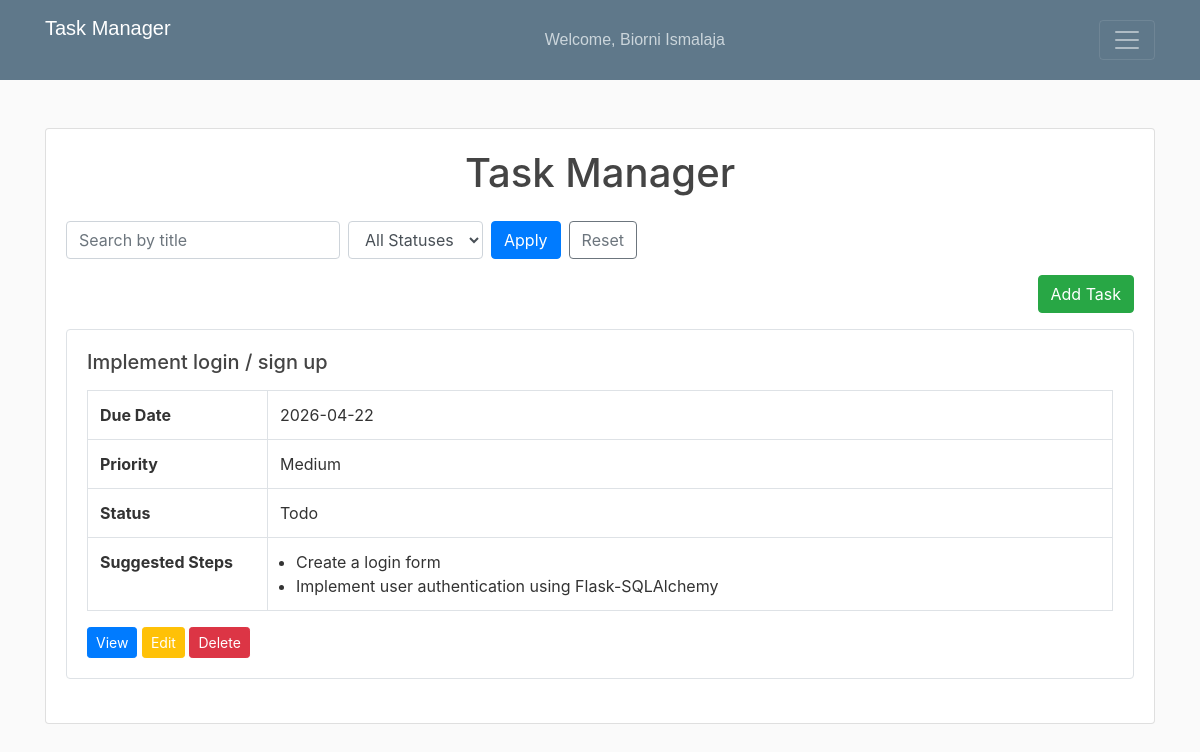
The app's page /dashboard (signed in) with its own data.
### tables this page shows
CREATE TABLE users (
        id INTEGER PRIMARY KEY AUTOINCREMENT,
        first_name TEXT NOT NULL,
        last_name TEXT NOT NULL,
        email TEXT NOT NULL UNIQUE,
        password TEXT NOT NULL,
        created_at DATETIME DEFAULT CURRENT_TIMESTAMP,
        updated_at DATETIME DEFAULT CURRENT_TIMESTAMP
    );

CREATE TABLE tasks (
        id INTEGER PRIMARY KEY AUTOINCREMENT,
        user_id INTEGER NOT NULL,
        title TEXT NOT NULL,
        description TEXT NOT NULL,
        due_date TEXT NOT NULL,
        priority TEXT NOT NULL,
        status TEXT NOT NULL,
        created_at TEXT NOT NULL,
        updated_at TEXT NOT NULL
    , suggested_steps TEXT);

### flask_app/controllers/tasks.py (the view)
@app.route("/dashboard", methods=["GET"])
@login_required
def dashboard():
    status_filter = request.args.get("status", "all")
    search_term = request.args.get("search", "").strip()
    tasks = Task.get_all(session["user_id"], status_filter, search_term)
    return render_template(
        "dashboard.html",
        tasks=tasks,
        status_filter=status_filter,
        search_term=search_term,
    )

### flask_app/config/sqliteconnection.py (called while the page is built)
def _get_connection():
    connection = sqlite3.connect(DB_PATH)
    connection.row_factory = sqlite3.Row
    return connection

def connect_to_sqlite():
    return SQLiteConnection()

    def query_db(self, query, data=None):
        params = data or {}
        with _get_connection() as connection:
            cursor = connection.cursor()
            cursor.execute(query, params)
            statement = query.strip().lower()
            if statement.startswith("insert"):
                connection.commit()
                return cursor.lastrowid
            if statement.startswith("select"):
                rows = cursor.fetchall()
                return [dict(row) for row in rows]
            connection.commit()
            return cursor.rowcount

### flask_app/controllers/users.py (called while the page is built)
def login_required(f):
    @wraps(f)
    def decorated_function(*args, **kwargs):
        if 'user_id' not in session:
            return redirect('/loginpage')
        return f(*args, **kwargs)
    return decorated_function

@app.context_processor
def inject_user():
    if 'user_id' in session:
        user = User.get_by_id({'id': session['user_id']})
        return {'current_user': user}
    return {'current_user': None}

### flask_app/models/task.py (called while the page is built)
    @staticmethod
    def _normalize_steps(raw_steps):
        if not raw_steps:
            return []
        parsed = raw_steps
        if isinstance(raw_steps, str):
            try:
                parsed = json.loads(raw_steps)
            except json.JSONDecodeError:
                return []
        if not isinstance(parsed, list):
            return []
        cleaned_steps = []
        for step in parsed:
            if not isinstance(step, str):
                continue
            normalized = step.strip()
            if normalized:
                cleaned_steps.append(normalized)
        return cleaned_steps[:10]

### flask_app/models/user.py (called while the page is built)
    @classmethod
    def get_by_id(cls, data):
        query = "SELECT * FROM users WHERE id = :id;"
        result = connect_to_sqlite().query_db(query, data)
        if not result:
            return None
        return cls(result[0])

### flask_app/templates/dashboard.html (shortened to what this page needs)
{% extends "layout.html" %}
{% block content %}
<div class="container mt-5">
    <div class="card shadow">
        <div class="card-body">
            <h1 class="text-center mb-4">Task Manager</h1>
            <form class="form-inline mb-3" method="GET" action="/dashboard">
                <input
                    class="form-control mr-2"
                    type="text"
                    name="search"
                    placeholder="Search by title"
                    value="{{ search_term }}"
                >
                <select class="form-control mr-2" name="status">
                    <option value="all" {% if status_filter == 'all' %}selected{% endif %}>All Statuses</option>
                </select>
                <button class="btn btn-primary mr-2" type="submit">Apply</button>
                <a class="btn btn-outline-secondary" href="/dashboard">Reset</a>
            </form>
            <div class="text-right mb-3">
                <a href="/tasks/new" class="btn btn-success">Add Task</a>
            </div>
            {% if tasks %}
                {% for task in tasks %}
                    <div class="card mb-4 border">
                        <div class="card-body">
                            <h5 class="card-title mb-3">{{ task['title'] }}</h5>
                            <div class="table-responsive">
                                <table class="table table-bordered mb-0">
                                    <tbody>
                                        <tr>
                                            <th style="width: 180px;">Due Date</th>
                                            <td>{{ task['due_date'] }}</td>
                                        </tr>
                                        <tr>
                                            <th>Priority</th>
                                            <td>{{ task['priority']|capitalize }}</td>
                                        </tr>
                                        <tr>
                                            <th>Status</th>
                                            <td>{{ task['status']|capitalize }}</td>
                                        </tr>
                                        {% if task['status'] != 'done' and task['suggested_steps'] %}
                                            <tr>
                                                <th>Suggested Steps</th>
                                                <td>
                                                    <ul class="mb-0 pl-3">
                                                        {% for step in task['suggested_steps'][:2] %}
                                                            <li>{{ step }}</li>
                                                        {% endfor %}
                                                    </ul>
                                                </td>
                                            </tr>
                                        {% endif %}
                                    </tbody>
                                </table>
                            </div>
                            <div class="mt-3">
                                <a href="/tasks/{{ task['id'] }}" class="btn btn-sm btn-primary">View</a>
                                <a href="/tasks/edit/{{ task['id'] }}" class="btn btn-sm btn-warning text-white">Edit</a>
                                <form action="/tasks/delete/{{ task['id'] }}" method="POST" class="d-inline">
                                    <button type="submit" class="btn btn-sm btn-danger">Delete</button>
                                </form>
                            </div>
                        </div>
                    </div>
                {% endfor %}
            {% else %}
                <p class="text-center">No tasks found.</p>
            {% endif %}
        </div>
    </div>
</div>
{% endblock %}

### flask_app/templates/layout.html (shortened to what this page needs)
<!DOCTYPE html>
<html>
<head>
    <link rel="stylesheet" href="https://maxcdn.bootstrapcdn.com/bootstrap/4.0.0/css/bootstrap.min.css">
    <link rel="stylesheet" type="text/css" href="{{ url_for('static', filename='main.css') }}">
</head>
<body>
    <header class="site-header">
      <nav class="navbar navbar-dark bg-steel fixed-top">
        <div class="container">
          <a class="navbar-brand mb-4" style="font-family: Arial, Helvetica, sans-serif;" href="/dashboard">Task Manager</a>
          {% if 'user_id' in session %}
            <span class="navbar-text mr-3" style="color: #cbd5db; font-family: Arial, Helvetica, sans-serif;">
              Welcome, {{ current_user.first_name }} {{ current_user.last_name }}
            </span>
          {% endif %}
          <button class="navbar-toggler" type="button" data-toggle="collapse" data-target="#navbarToggle">
            <span class="navbar-toggler-icon"></span>
          </button>
        </div>
      </nav>
    </header>
    <main role="main" class="container-fluid">
      <div class="row justify-content-center">
        <div class="col-12">
          {% block content %}
          {% endblock %}
        </div>
      </div>
    </main>
</body>
</html>

### flask_app/static/main.css (style rules this page uses)
body { background: #fafafa; color: #333333; margin-top: 5rem; }
h1, h2, h3, h4, h5, h6 { color: #444444; }
.bg-steel { background-color: #5f788a; }

### records on screen
users: first_name "Biorni", last_name "Ismalaja"
tasks: title "Implement login / sign up", due_date "2026-04-22", priority "Medium", status "Todo", 2 "Create a login form" "Implement user authentication using Flask-SQLAlchemy"
